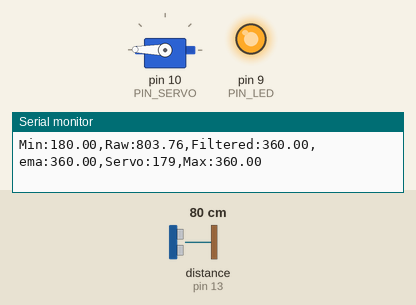
The sketch below on a simulated Arduino Uno, built with avr-gcc and run on an emulated ATmega328P. Shown: servo, output pins drawn as LEDs (lit = HIGH), the last lines printed to the serial monitor. Wiring (inferred from the names in the program): ultrasonic range finder: trigger pin 12; echo pin 13. Inputs (shaded band) come from the test bench; at power-on: distance to the obstacle (sensor on pin 13) 80 cm. The echo pulse lasts 58.3 µs per cm; pins used as bus, display or sensor lines are not drawn.

Above: at 1.2 s.
1.3 s: distance to the obstacle (sensor on pin 13) set to 2 cm
At 2.7 s:
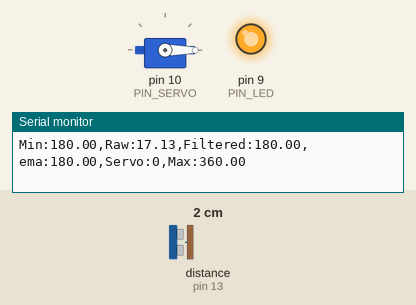
3.0 s: distance to the obstacle (sensor on pin 13) set to 18 cm
At 3.31 s:
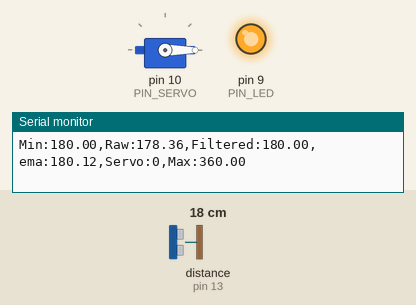
6.0 s: distance to the obstacle (sensor on pin 13) set to 35 cm
At 7.4 s:
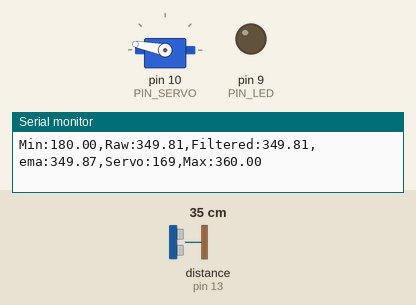
Timing chart, 0 to 9.0 s (numbered marks = the images above; inputs shaded):
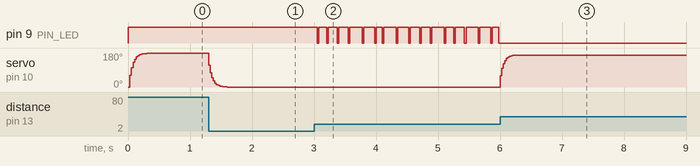

The sketch:

11_challenge_1.ino
```cpp
#include <Servo.h>

// Arduino pin assignment
#define PIN_LED   9
#define PIN_TRIG  12
#define PIN_ECHO  13
#define PIN_SERVO 10

// sonar
#define SND_VEL 346.0
#define INTERVAL 25
#define PULSE_DURATION 10

#define _DIST_MIN 180.0    // 18 cm
#define _DIST_MAX 360.0    // 36 cm

#define TIMEOUT ((INTERVAL / 2) * 1000.0)
#define SCALE (0.001 * 0.5 * SND_VEL)

// EMA
#define _EMA_ALPHA 0.35

float dist_prev = _DIST_MIN;
float dist_ema = _DIST_MIN;

unsigned long last_sampling_time = 0;

Servo myservo;

void setup() {
  pinMode(PIN_LED, OUTPUT);
  pinMode(PIN_TRIG, OUTPUT);
  pinMode(PIN_ECHO, INPUT);

  digitalWrite(PIN_LED, HIGH);   // active-low LED OFF
  digitalWrite(PIN_TRIG, LOW);

  myservo.attach(PIN_SERVO);
  myservo.write(0);

  Serial.begin(57600);

  last_sampling_time = millis();
}

void loop() {
  if (millis() - last_sampling_time < INTERVAL)
    return;

  float dist_raw = USS_measure(PIN_TRIG, PIN_ECHO);
  float dist_filtered;

  // -------------------------
  // Range Filter
  // -------------------------

  if (dist_raw == 0.0) {
    // measurement failure
    // keep previous valid value
    dist_filtered = dist_prev;
  }
  else if (dist_raw < _DIST_MIN) {
    // distance <= 18 cm
    dist_filtered = _DIST_MIN;
    dist_prev = dist_filtered;

    digitalWrite(PIN_LED, HIGH);
  }
  else if (dist_raw > _DIST_MAX) {
    // distance >= 36 cm
    dist_filtered = _DIST_MAX;
    dist_prev = dist_filtered;

    digitalWrite(PIN_LED, HIGH);
  }
  else {
    // distance is inside 18~36 cm
    dist_filtered = dist_raw;
    dist_prev = dist_raw;

    digitalWrite(PIN_LED, LOW);   // active-low LED ON
  }

  // -------------------------
  // EMA Filter
  // -------------------------

  dist_ema =
      _EMA_ALPHA * dist_filtered
      + (1.0 - _EMA_ALPHA) * dist_ema;

  // -------------------------
  // Distance -> Servo Angle
  // 180~360 mm -> 0~180 degree
  // -------------------------

  int servo_angle = map(
      (long)dist_ema,
      (long)_DIST_MIN,
      (long)_DIST_MAX,
      0,
      180
  );

  servo_angle = constrain(servo_angle, 0, 180);

  myservo.write(servo_angle);

  // -------------------------
  // Serial Plotter
  // -------------------------

  Serial.print("Min:");       Serial.print(_DIST_MIN);
  Serial.print(",Raw:");      Serial.print(dist_raw);
  Serial.print(",Filtered:"); Serial.print(dist_filtered);
  Serial.print(",ema:");      Serial.print(dist_ema);
  Serial.print(",Servo:");    Serial.print(servo_angle);
  Serial.print(",Max:");      Serial.print(_DIST_MAX);

  Serial.println();

  last_sampling_time += INTERVAL;
}


// ultrasonic sensor measurement
// return value: mm
float USS_measure(int TRIG, int ECHO) {
  digitalWrite(TRIG, HIGH);
  delayMicroseconds(PULSE_DURATION);
  digitalWrite(TRIG, LOW);

  return pulseIn(ECHO, HIGH, TIMEOUT) * SCALE;
}
```

Measured:
- after the input at 1.3 s, servo on pin 10 (PIN_SERVO): moves from 179° to 0° over 0.30 s, starting at once
- after the input at 3.0 s, pin 9 (PIN_LED): HIGH → LOW after 0.05 s, then moves between LOW and HIGH, repeating every 0.75 s
- after the input at 6.0 s, pin 9 (PIN_LED): stops changing and stays LOW; servo on pin 10 (PIN_SERVO): moves from 0° to 169° over 0.23 s, starting at once
